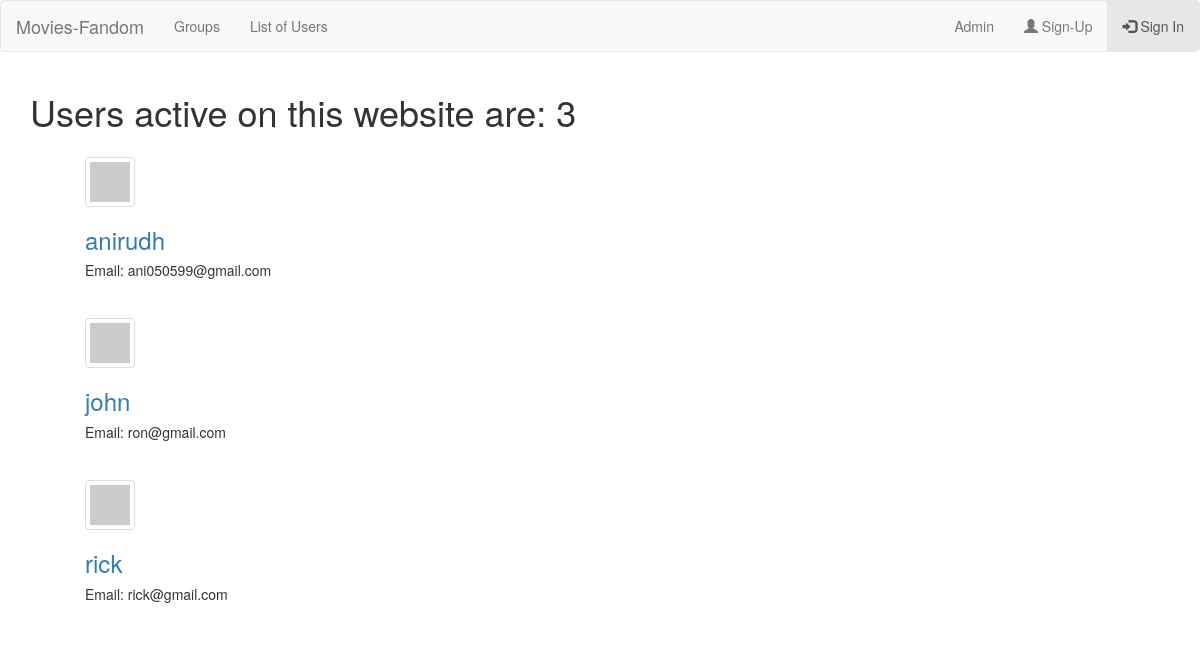
Screenshot of /account/users_all/ with the database file from the repository.
### account/models.py (models this page shows, shortened)
class Profile(models.Model):
    user = models.OneToOneField(User,on_delete=models.CASCADE)
    email_hash = models.CharField(max_length=1000)

### account/views.py (the view)
# urls.py: path('users_all/',UserListView.as_view(),name='user_list'),
class UserListView(ListView):
    template_name = 'account/user_list.html'
    model = Profile
    context_object_name = 'profiles'
    def get_queryset(self):
        return Profile.objects.all().order_by('user')
    def get_context_data(self,**kwargs):
        context = super().get_context_data(**kwargs)
        total_users = Profile.objects.count()
        context['total_users'] = total_users
        return context

### account/templates/account/user_list.html
{% extends 'account/base.html' %}
{% block body_block %}
  <h1>Users active on this website are: {{total_users}} </h1>
  <ul>
  {% for profile in profiles %}
    <div class="panel-body">
      {% load gravatar %}
        <img class="gravatar img-thumbnail" src= https://www.gravatar.com/avatar/{{profile.email_hash}}?s=128&d=identicon&r=PG width="50" height="50" alt="user@example.com" />
      <h3><a href="{%  url 'account:user_profile' pk=profile.user.id %}">{{profile.user.username}}</a></h3>
      <h5>Email: {{profile.user.email}}</h5>
    </div>
  {% endfor %}
  </ul>
{% endblock %}

### rows the page displays
Profile: user.username "anirudh", user.email "ani050599@gmail.com"
Profile: user.username "john", user.email "ron@gmail.com"
Profile: user.username "rick", user.email "rick@gmail.com"

### other values shown
{{ total_users }} "3"
